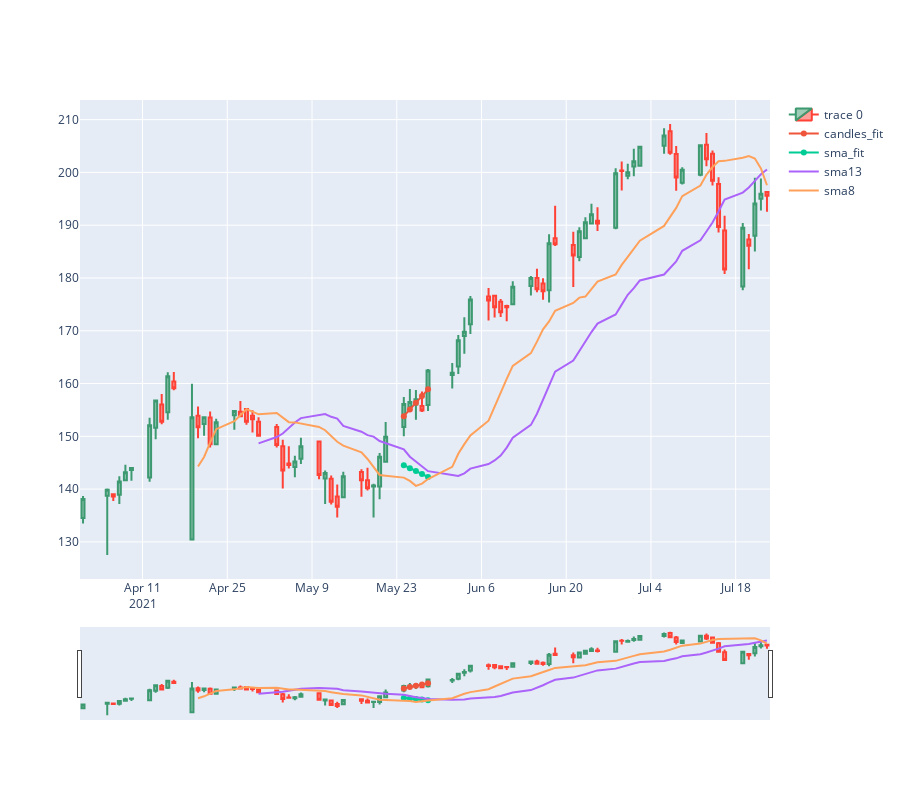

Write notebook code for a chart like this one.
### Code cell
import datetime

from acquisition import fetch_candle_data
from processing.plot_utils import make_candlestick
from processing.fit_line import fit_line

import numpy as np
from numpy.random import default_rng

from plotly import graph_objects as go

from ta.trend import SMAIndicator


candle_data = fetch_candle_data(
    ticker='NVDA',
    first_date=datetime.date(year=2021, month=4, day=1),
    last_date=datetime.date(year=2021, month=7, day=24))

sma13 = SMAIndicator(candle_data.c, window=13).sma_indicator().shift(8)
sma8 = SMAIndicator(candle_data.c, window=8).sma_indicator().shift(5)

subrange = candle_data[-43:-38]

a_sma, b_sma = fit_line(sma13[subrange.index], sma8[subrange.index])
a, b = fit_line(subrange.h, subrange.l)

fig = go.Figure()
fig.add_trace(make_candlestick(candle_data))

y_fit = a * subrange.index.values + b
y_sma = a_sma * subrange.index.values + b_sma
fig.add_scatter(x=subrange.t, y=y_fit, name='candles_fit')
fig.add_scatter(x=subrange.t, y=y_sma, name='sma_fit')
fig.add_scatter(x=candle_data.t, y=sma13, name='sma13')
fig.add_scatter(x=candle_data.t, y=sma8, name='sma8')

fig.update_layout(height=800)
fig.show()

alpha = np.arctan(a) * 180 / 3.1415
beta = np.arctan(a_sma) * 180 / 3.1415

print(abs(alpha - beta))
